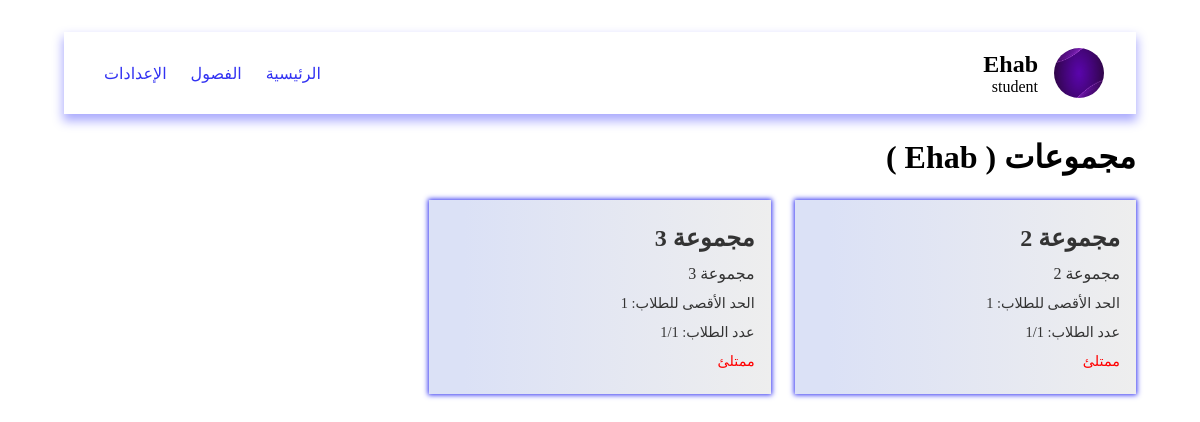
/pages/viewGroups.php (signed in), run on the app's committed database.
### tables this page shows
CREATE TABLE groups (
    id INTEGER PRIMARY KEY, 
    title TEXT, 
    description TEXT, 
    "limit" INTEGER, 
    members INTEGER, 
    class_id INTEGER);

### data/db.php (called while the page is built, shortened)
<?php
$db = new SQLite3('../data/database.db');
$db->exec('CREATE TABLE IF NOT EXISTS users (
    id INTEGER PRIMARY KEY,
    name TEXT,
    email TEXT UNIQUE,
    password TEXT UNIQUE,
    role TEXT
)');
$db->exec('CREATE TABLE IF NOT EXISTS classes (
    id INTEGER PRIMARY KEY,
    title TEXT,
    description TEXT,
    "limit" INTEGER,
    teacher_id INTEGER
)');
$db->exec('CREATE TABLE IF NOT EXISTS groups (
    id INTEGER PRIMARY KEY,
    title TEXT,
    description TEXT,
    "limit" INTEGER,
    members INTEGER,
    class_id INTEGER
)');
$db->exec('CREATE TABLE IF NOT EXISTS group_students (
    group_id INTEGER,
    student_id INTEGER
)');
function getGroups()
{
    global $db;
    $result = $db->query('SELECT * FROM groups');
    $groups = [];
    while ($row = $result->fetchArray(SQLITE3_ASSOC)) {
        $groups[] = $row;
    }
    return $groups;
}
function getGroupStudents()
{
    global $db;
    $result = $db->query('SELECT * FROM group_students');
    $group_students = [];
    while ($row = $result->fetchArray(SQLITE3_ASSOC)) {
        $group_students[] = $row;
    }
    return $group_students;
}
function getGroup($id)
{
    global $db;
    $stmt = $db->prepare('SELECT * FROM groups WHERE id = :id');
    $stmt->bindValue(':id', $id, SQLITE3_INTEGER);
    $result = $stmt->execute();
    if ($result) {
        return $result->fetchArray(SQLITE3_ASSOC);
    }
    return null;
}
function getStudent($id)
{
    global $db;
    $stmt = $db->prepare('SELECT * FROM users WHERE id = :id AND role = "student"');
    $stmt->bindValue(':id', $id, SQLITE3_INTEGER);
    $result = $stmt->execute();
    if ($result) {
        return $result->fetchArray(SQLITE3_ASSOC);
    }
    return null;
}
function getGroupStudentsByGroupId($group_id)
{
    global $db;
    $stmt = $db->prepare('SELECT * FROM group_students WHERE group_id = :group_id');
    $stmt->bindValue(':group_id', $group_id, SQLITE3_INTEGER);
    $result = $stmt->execute();
    $students = [];
    while ($row = $result->fetchArray(SQLITE3_ASSOC)) {
        $students[] = getStudent($row['student_id']);
    }
    return $students;
}
?>

### pages/viewGroups.php (the view, shortened to what this page needs)
<?php
include '../data/db.php';
$class = $_GET['id'] ?? null;
$_groups = getGroups();
$groups = [];
$classes = getClasses();
if (isset($class)) {
  $title = $classes[$class - 1]['title'];
  foreach ($_groups as $group) {
    if ($group['class_id'] == $class) {
      $groups[] = $group;
    }
  }
} elseif ($user['role'] == 'teacher') {
  $title = $user['name'];
  $groups = getTeacherGroups($user['id']);
} else {
  $user_id = $user['id'];
  $group_students = getGroupStudents();
  foreach ($group_students as $group) {
    if ($group['student_id'] == $user_id) {
      $groups[] = getGroup($group['group_id']);
    }
  }
}
?>
<!DOCTYPE html>
<html lang="ar" dir="rtl">
<head>
  <link rel="stylesheet" href="../styles/viewGroups.css" />
</head>
<body>
  <?php include "../components/navbar.php" ?>
  <h1 class="heading">
    مجموعات (
    )
  </h1>
  <main class="container">
    <?php foreach ($groups as $group) { ?>
      <a href="./viewGroupDetails.php?id=<?php echo $group['id']; ?>" class="group">
        <h2 class="title"><?php echo $group['title']; ?></h2>
        <p class="desc"><?php echo $group['description']; ?></p>
        <p class="limit">الحد الأقصى للطلاب: <?php echo $group['limit']; ?></p>
        <p class="members">عدد الطلاب: <?php echo count(getGroupStudentsByGroupId($group['id']));?>/<?php echo $group['limit']; ?>      </p>
        <p class="full <?php echo count(getGroupStudentsByGroupId($group['id'])) >= $group['limit'] ? 'red' : 'green'; ?>">
          <?php echo count(getGroupStudentsByGroupId($group['id'])) >= $group['limit'] ? 'ممتلئ' : 'غير ممتلئ'; ?>
        </p>
      </a>
    <?php } ?>
  </main>
</body>
</html>

### styles/viewGroups.css (style rules this page uses)
* { padding: 0; margin: 0; box-sizing: border-box; text-decoration: none; list-style: none; }
body { padding: 2rem 4rem; }
h1.heading { margin-block: 1.5rem; }
.container { display: grid; grid-template-columns: repeat(auto-fill, minmax(300px, 1fr)); gap: 1.5rem; }
.group { display: grid; gap: 0.75rem; background-image: linear-gradient(to right, #dbe1f6 10%, #eee); padding: 1.5rem 1rem; box-shadow: 0 0 5px 1px rgb(50, 50, 242); color: #333; cursor: pointer; }
h2.title { font-size: 1.5rem; font-weight: bold; }
.desc { font-size: 1rem; }
.limit { font-size: 0.9rem; }
.members { font-size: 0.9rem; }
.full { font-size: 0.9rem; color: red; }
.full.red { color: red; }

### styles/navbar.css (style rules this page uses)
* { padding: 0; margin: 0; box-sizing: border-box; text-decoration: none; list-style: none; }

### data on the page
groups: title "مجموعة 2", description "مجموعة 2", limit "1", count(getGroupStudentsByGroupId($group['id'])) "1"
groups: title "مجموعة 3", description "مجموعة 3", limit "1", count(getGroupStudentsByGroupId($group['id'])) "1"

### other printed values
$_SESSION['user']['name'] "Ehab"
$_SESSION['user']['role'] "student"
